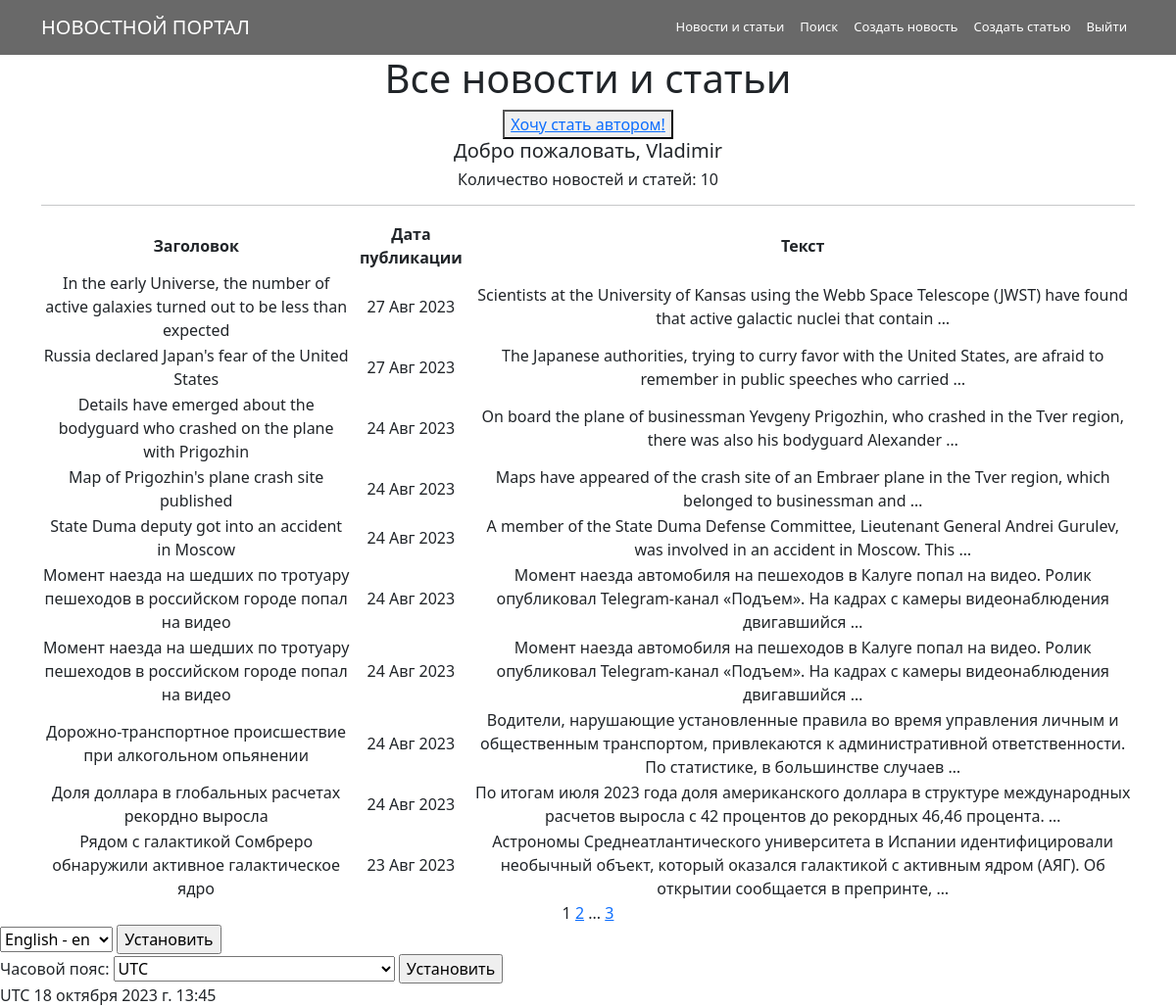
Screenshot of /posts/ (signed in) with the database file from the repository.
### news/models.py (models this page shows, shortened)
class Post(models.Model):
    news = 'NW'
    article = 'AR'
    CHAPTER = [
        (news, 'Новость'),
        (article, 'Статья')
    ]
    post_type = models.CharField(max_length=2, choices=CHAPTER, default=news)
    post_time = models.DateTimeField(auto_now_add=True)
    headline = models.CharField(max_length=255)
    article_text = models.TextField()
    rating = models.IntegerField(default=0)
    post_author = models.ForeignKey(Author, on_delete=models.CASCADE)
    post_category = models.ManyToManyField(Category, through='PostCategory')

### news/views.py (the view, shortened to what this page needs)
# urls.py: path('', cache_page(60)(PostList.as_view()), name='post_list'),
class PostList(ListView):
    model = Post
    ordering = '-post_time'
    template_name = 'posts.html'
    context_object_name = _('posts')
    paginate_by = 10
    form_class = PostForm
    def get_context_data(self, **kwargs):
        context = super().get_context_data(**kwargs)
        context['is_not_author'] = not self.request.user.groups.filter(name='authors').exists()
        context['categories'] = Category.objects.all()
        context['form'] = self.form_class()
        context['current_time'] = timezone.localtime(timezone.now())
        context['timezones'] = pytz.common_timezones
        return context

### news/forms.py
class PostForm(forms.ModelForm):
    headline = forms.CharField(label='Заголовок')
    article_text = forms.CharField(min_length=20, label='Текст новости')
    post_author = forms.ModelChoiceField(queryset=Author.objects.all(), label='Автор', empty_label='Любой')
    post_category=forms.ModelMultipleChoiceField(queryset=Category.objects.all(), label='Категория')
    class Meta:
        model = Post
        fields = [
            'headline',
            'article_text',
            'post_author',
            'post_category'
        ]

### news/templatetags/custom_filters.py (called while the page is built)
@register.filter()
def censor(value):
    if not isinstance(value, str):
        raise TypeError()
    for word in bad_words:
        value = value.replace(word, word[0] + '*' * (len(word) - 1))
    return value

### news/templatetags/custom_tags.py (called while the page is built)
@register.simple_tag(takes_context=True)
def url_replace(context, **kwargs):
    d = context['request'].GET.copy()
    for k, v in kwargs.items():
        d[k] = v
    return d.urlencode()

### templates/posts.html (shortened to what this page needs)
{% extends 'flatpages/default.html' %}
{% load custom_filters %}
{% load custom_tags %}
{% load i18n %}
{% load tz %}
{% block content %}
    <h1>{% trans "Все новости и статьи" %}</h1>
    {% load cache %}
    {% cache 100 buttons %}
        {% if is_not_author %}
        <button> <a href="upgrade/">{% trans "Хочу стать автором" %}! </a> </button>
        {% endif %}
    {% endcache %}
    <h5>{% trans "Добро пожаловать" %}, {{ request.user }}</h5>
    <h6> {% trans "Количество новостей и статей" %}: {{ posts|length }}</h6>
    <hr>
    {% if posts %}
        <table>
            <tr>
                <td><b>{% trans "Заголовок" %}</b></td>
                <td><b>{% trans "Дата публикации" %}</b></td>
                <td><b>{% trans "Текст" %}</b></td>
            </tr>
            {% for post in posts %}
            <tr>
                <td>{{ post.headline|censor }}</td>
                <td>{{ post.post_time|date:'d M Y' }}</td>
                <td>{{ post.article_text|truncatewords:20|censor }}</td>
            </tr>
            {% endfor %}
        </table>
    {% else %}
        <h2>{% trans "Новостей нет" %}!</h2>
    {% endif %}
    {{ page_obj.number }}
    {% if page_obj.has_next %}
        <a href="?{% url_replace page=page_obj.next_page_number %}">{{ page_obj.next_page_number }}</a>
        {% if paginator.num_pages != page_obj.next_page_number %}
            ...
            <a href="?{% url_replace page=page_obj.paginator.num_pages %}">{{ page_obj.paginator.num_pages }}</a>
        {% endif %}
    {% endif %}
{% endblock content %}

### rows the page displays
Post: headline|censor "In the early Universe, the number of active galaxies turned out to be less than expected", post_time "27 Авг 2023", article_text|censor "Scientists at the University of Kansas using the Webb Space Telescope (JWST) have found that active galactic nuclei that contain …"
Post: headline|censor "Russia declared Japan's fear of the United States", post_time "27 Авг 2023", article_text|censor "The Japanese authorities, trying to curry favor with the United States, are afraid to remember in public speeches who carried …"
Post: headline|censor "Details have emerged about the bodyguard who crashed on the plane with Prigozhin", post_time "24 Авг 2023", article_text|censor "On board the plane of businessman Yevgeny Prigozhin, who crashed in the Tver region, there was also his bodyguard Alexander …"
Post: headline|censor "Map of Prigozhin's plane crash site published", post_time "24 Авг 2023", article_text|censor "Maps have appeared of the crash site of an Embraer plane in the Tver region, which belonged to businessman and …"
Post: headline|censor "State Duma deputy got into an accident in Moscow", post_time "24 Авг 2023", article_text|censor "A member of the State Duma Defense Committee, Lieutenant General Andrei Gurulev, was involved in an accident in Moscow. This …"
Post: headline|censor "Момент наезда на шедших по тротуару пешеходов в российском городе попал на видео", post_time "24 Авг 2023", article_text|censor "Момент наезда автомобиля на пешеходов в Калуге попал на видео. Ролик опубликовал Telegram-канал «Подъем». На кадрах с камеры видеонаблюдения двигавшийся …"
Post: headline|censor "Момент наезда на шедших по тротуару пешеходов в российском городе попал на видео", post_time "24 Авг 2023", article_text|censor "Момент наезда автомобиля на пешеходов в Калуге попал на видео. Ролик опубликовал Telegram-канал «Подъем». На кадрах с камеры видеонаблюдения двигавшийся …"
Post: headline|censor "Дорожно-транспортное происшествие при алкогольном опьянении", post_time "24 Авг 2023", article_text|censor "Водители, нарушающие установленные правила во время управления личным и общественным транспортом, привлекаются к административной ответственности. По статистике, в большинстве случаев …"
Post: headline|censor "Доля доллара в глобальных расчетах рекордно выросла", post_time "24 Авг 2023", article_text|censor "По итогам июля 2023 года доля американского доллара в структуре международных расчетов выросла с 42 процентов до рекордных 46,46 процента. …"
Post: headline|censor "Рядом с галактикой Сомбреро обнаружили активное галактическое ядро", post_time "23 Авг 2023", article_text|censor "Астрономы Среднеатлантического университета в Испании идентифицировали необычный объект, который оказался галактикой с активным ядром (АЯГ). Об открытии сообщается в препринте, …"

### other values shown
{{ request.user }} "Vladimir"
{{ posts|length }} "10"
{{ page_obj.number }} "1"
{{ page_obj.next_page_number }} "2"
{{ page_obj.paginator.num_pages }} "3"
{{ TIME_ZONE }} "UTC"
{{ current_time|timezone:TIME_ZONE }} "18 октября 2023 г. 13:45"
form field language "English - en"
form field timezone "UTC"
